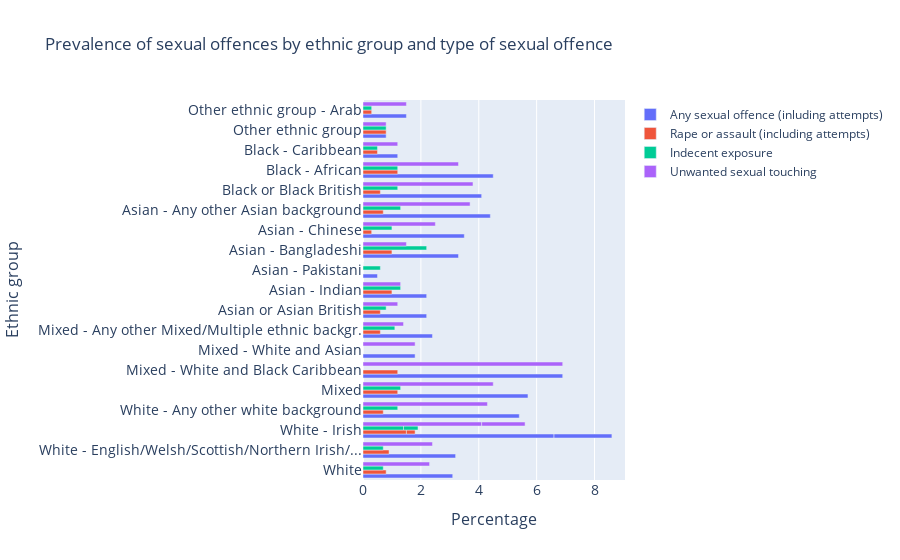

The notebook cell this image was saved under:
### Code cell
ethnic_group=["White","White - English/Welsh/Scottish/Northern Irish/...","White - Irish","White - Irish",
    "White - Any other white background","Mixed","Mixed - White and Black Caribbean","Mixed - White and Asian",
    "Mixed - Any other Mixed/Multiple ethnic backgr.","Asian or Asian British","Asian - Indian","Asian - Pakistani",
    "Asian - Bangladeshi","Asian - Chinese","Asian - Any other Asian background","Black or Black British",
    "Black - African","Black - Caribbean","Other ethnic group","Other ethnic group - Arab",
    "Other ethnic group - Any other ethnic group"]
any_sexual_offence=df7_bis[8:28][df7_bis.columns[0]]
rape_or_assault=df7_bis[8:28][df7_bis.columns[1]]
indecent_exposure=df7_bis[8:28][df7_bis.columns[3]]
sexual_touching=df7_bis[8:28][df7_bis.columns[4]]



fig = go.Figure(data=[
    go.Bar(name='Any sexual offence (inluding attempts)', 
           x=any_sexual_offence,
           y=ethnic_group,orientation='h'),
    go.Bar(name='Rape or assault (including attempts)', 
           x=rape_or_assault, 
           y=ethnic_group,orientation='h'),
    go.Bar(name='Indecent exposure', 
           x=indecent_exposure, 
           y=ethnic_group,orientation='h'),
    go.Bar(name='Unwanted sexual touching', 
           x=sexual_touching, 
           y=ethnic_group,orientation='h')
])
# Change the bar mode
fig.update_layout(barmode='group',
                  title='Prevalence of sexual offences by ethnic group and type of sexual offence',
                  xaxis=dict(
                    title='Percentage',
                    titlefont_size=16,
                    tickfont_size=14,),
                  yaxis=dict(
                    title='Ethnic group',
                    titlefont_size=16,
                    tickfont_size=14)
                 )
fig.show()
fig.write_html('/Users/jutti/Documents/QM2SRQ1-2/Visualisations/Ethnic group.html')

### Figure 1 — Plotly figure (JSON) as saved in the notebook; plotly's stock layout.template omitted (floating-point values rounded to 4 significant figures)
{"data": [{"name": "Any sexual offence (inluding attempts)", "orientation": "h", "type": "bar", "x": [3.1, 3.2, 6.6, 2, 5.4, 5.7, 6.9, 1.8, 2.4, 2.2, 2.2, 0.5, 3.3, 3.5, 4.4, 4.1, 4.5, 1.2, 0.8, 1.5], "y": ["White", "White - English/Welsh/Scottish/Northern Irish/...", "White - Irish", "White - Irish", "White - Any other white background", "Mixed", "Mixed - White and Black Caribbean", "Mixed - White and Asian", "Mixed - Any other Mixed/Multiple ethnic backgr.", "Asian or Asian British", "Asian - Indian", "Asian - Pakistani", "Asian - Bangladeshi", "Asian - Chinese", "Asian - Any other Asian background", "Black or Black British", "Black - African", "Black - Caribbean", "Other ethnic group", "Other ethnic group - Arab", "Other ethnic group - Any other ethnic group"]}, {"name": "Rape or assault (including attempts)", "orientation": "h", "type": "bar", "x": [0.8, 0.9, 1.5, 0.3, 0.7, 1.2, 1.2, 0, 0.6, 0.6, 1, 0, 1, 0.3, 0.7, 0.6, 1.2, 0.5, 0.8, 0.3], "y": ["White", "White - English/Welsh/Scottish/Northern Irish/...", "White - Irish", "White - Irish", "White - Any other white background", "Mixed", "Mixed - White and Black Caribbean", "Mixed - White and Asian", "Mixed - Any other Mixed/Multiple ethnic backgr.", "Asian or Asian British", "Asian - Indian", "Asian - Pakistani", "Asian - Bangladeshi", "Asian - Chinese", "Asian - Any other Asian background", "Black or Black British", "Black - African", "Black - Caribbean", "Other ethnic group", "Other ethnic group - Arab", "Other ethnic group - Any other ethnic group"]}, {"name": "Indecent exposure", "orientation": "h", "type": "bar", "x": [0.7, 0.7, 1.4, 0.5, 1.2, 1.3, 0, 0, 1.1, 0.8, 1.3, 0.6, 2.2, 1, 1.3, 1.2, 1.2, 0.5, 0.8, 0.3], "y": ["White", "White - English/Welsh/Scottish/Northern Irish/...", "White - Irish", "White - Irish", "White - Any other white background", "Mixed", "Mixed - White and Black Caribbean", "Mixed - White and Asian", "Mixed - Any other Mixed/Multiple ethnic backgr.", "Asian or Asian British", "Asian - Indian", "Asian - Pakistani", "Asian - Bangladeshi", "Asian - Chinese", "Asian - Any other Asian background", "Black or Black British", "Black - African", "Black - Caribbean", "Other ethnic group", "Other ethnic group - Arab", "Other ethnic group - Any other ethnic group"]}, {"name": "Unwanted sexual touching", "orientation": "h", "type": "bar", "x": [2.3, 2.4, 4.1, 1.5, 4.3, 4.5, 6.9, 1.8, 1.4, 1.2, 1.3, 0, 1.5, 2.5, 3.7, 3.8, 3.3, 1.2, 0.8, 1.5], "y": ["White", "White - English/Welsh/Scottish/Northern Irish/...", "White - Irish", "White - Irish", "White - Any other white background", "Mixed", "Mixed - White and Black Caribbean", "Mixed - White and Asian", "Mixed - Any other Mixed/Multiple ethnic backgr.", "Asian or Asian British", "Asian - Indian", "Asian - Pakistani", "Asian - Bangladeshi", "Asian - Chinese", "Asian - Any other Asian background", "Black or Black British", "Black - African", "Black - Caribbean", "Other ethnic group", "Other ethnic group - Arab", "Other ethnic group - Any other ethnic group"]}], "layout": {"barmode": "group", "title": {"text": "Prevalence of sexual offences by ethnic group and type of sexual offence"}, "xaxis": {"tickfont": {"size": 14}, "title": {"font": {"size": 16}, "text": "Percentage"}}, "yaxis": {"tickfont": {"size": 14}, "title": {"font": {"size": 16}, "text": "Ethnic group"}}}}
